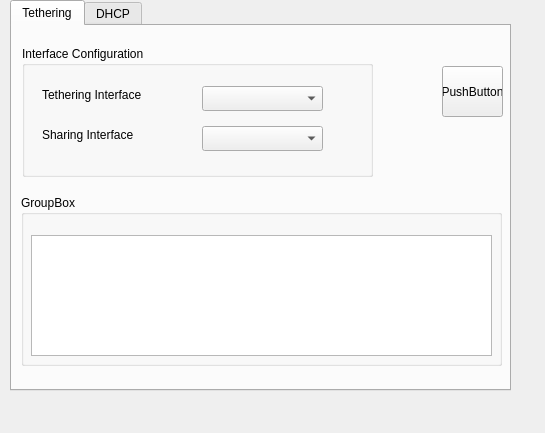
<?xml version="1.0" encoding="UTF-8"?>
<ui version="4.0">
 <class>MainWindow</class>
 <widget class="QMainWindow" name="MainWindow">
  <property name="geometry">
   <rect>
    <x>0</x>
    <y>0</y>
    <width>545</width>
    <height>433</height>
   </rect>
  </property>
  <property name="windowTitle">
   <string>MainWindow</string>
  </property>
  <widget class="QWidget" name="centralWidget">
   <widget class="QTabWidget" name="tabWidget">
    <property name="geometry">
     <rect>
      <x>10</x>
      <y>0</y>
      <width>501</width>
      <height>391</height>
     </rect>
    </property>
    <property name="currentIndex">
     <number>0</number>
    </property>
    <widget class="QWidget" name="tab">
     <attribute name="title">
      <string>Tethering</string>
     </attribute>
     <widget class="QGroupBox" name="groupBox">
      <property name="geometry">
       <rect>
        <x>10</x>
        <y>20</y>
        <width>351</width>
        <height>131</height>
       </rect>
      </property>
      <property name="title">
       <string>Interface Configuration</string>
      </property>
      <widget class="QComboBox" name="comboBox">
       <property name="geometry">
        <rect>
         <x>180</x>
         <y>40</y>
         <width>121</width>
         <height>25</height>
        </rect>
       </property>
      </widget>
      <widget class="QLabel" name="label">
       <property name="geometry">
        <rect>
         <x>20</x>
         <y>40</y>
         <width>141</width>
         <height>17</height>
        </rect>
       </property>
       <property name="text">
        <string>Tethering Interface</string>
       </property>
      </widget>
      <widget class="QLabel" name="label_2">
       <property name="geometry">
        <rect>
         <x>20</x>
         <y>80</y>
         <width>141</width>
         <height>17</height>
        </rect>
       </property>
       <property name="text">
        <string>Sharing Interface</string>
       </property>
      </widget>
      <widget class="QComboBox" name="comboBox_2">
       <property name="geometry">
        <rect>
         <x>180</x>
         <y>80</y>
         <width>121</width>
         <height>25</height>
        </rect>
       </property>
      </widget>
     </widget>
     <widget class="QPushButton" name="pushButton">
      <property name="geometry">
       <rect>
        <x>430</x>
        <y>40</y>
        <width>61</width>
        <height>51</height>
       </rect>
      </property>
      <property name="text">
       <string>PushButton</string>
      </property>
     </widget>
     <widget class="QGroupBox" name="groupBox_2">
      <property name="geometry">
       <rect>
        <x>9</x>
        <y>169</y>
        <width>481</width>
        <height>171</height>
       </rect>
      </property>
      <property name="title">
       <string>GroupBox</string>
      </property>
      <widget class="QTextEdit" name="logWindow">
       <property name="geometry">
        <rect>
         <x>10</x>
         <y>40</y>
         <width>461</width>
         <height>121</height>
        </rect>
       </property>
      </widget>
     </widget>
    </widget>
    <widget class="QWidget" name="tab_3">
     <attribute name="title">
      <string>DHCP</string>
     </attribute>
    </widget>
   </widget>
  </widget>
  <widget class="QMenuBar" name="menuBar">
   <property name="geometry">
    <rect>
     <x>0</x>
     <y>0</y>
     <width>545</width>
     <height>22</height>
    </rect>
   </property>
  </widget>
 </widget>
 <layoutdefault spacing="6" margin="11"/>
 <resources/>
 <connections/>
</ui>
